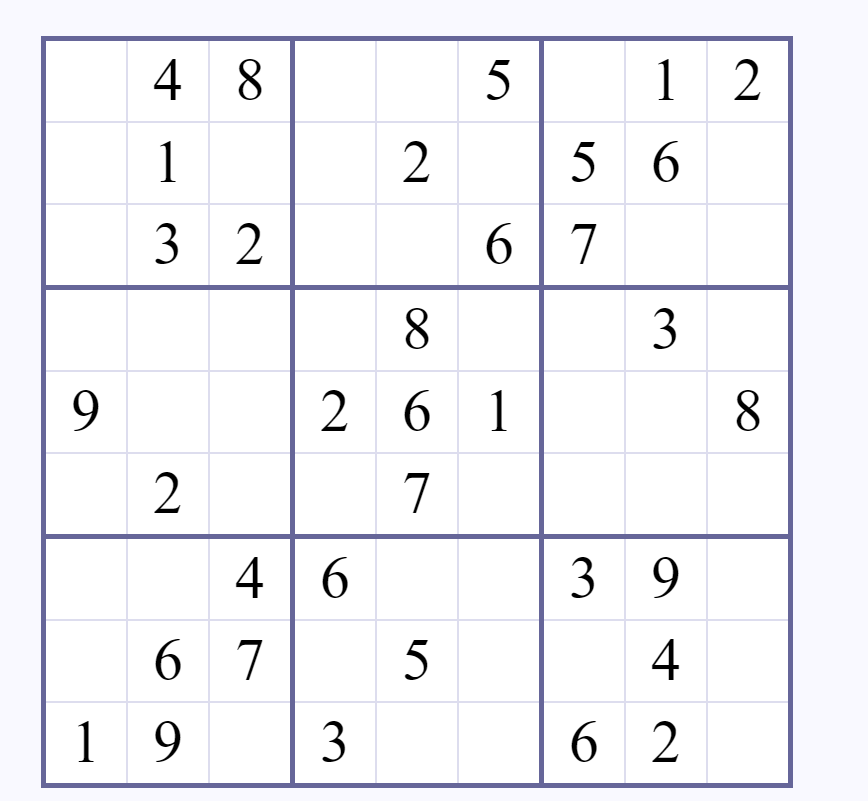
#> input picture server/test_imgs/sudoku.png, 868 x 801 px
$ python -i warp_persp.py   (imports and definitions only)
#> lines starting #> are read from the running program, lines starting #| are printed output that depends on the picture; after the words box and inside, x2 and y2 are one past the last pixel; in counts of white or black regions, pixels touching at a corner belong together
#> further down, picture is the input picture: shape (801, 868, 3); mean B, G, R 246.5, 242.8, 242.8
import cv2
import numpy as np
from server.cvt_to_binary import to_binary

def euclidian_distance(point1, point2):
    # Calcuates the euclidian distance between the point1 and point2
    #used to calculate the length of the four sides of the square
    distance = np.sqrt((point1[0] - point2[0]) ** 2 + (point1[1] - point2[1]) ** 2)
    return distance


def order_corner_points(corners):
    # The points obtained from contours may not be in order because of the skewness  of the image, or
    # because of the camera angle. This function returns a list of corners in the right order
    sort_corners = [(corner[0][0], corner[0][1]) for corner in corners]
    sort_corners = [list(ele) for ele in sort_corners]
    x, y = [], []

    for i in range(len(sort_corners[:])):
        x.append(sort_corners[i][0])
        y.append(sort_corners[i][1])

    centroid = [sum(x) / len(x), sum(y) / len(y)]

    for _, item in enumerate(sort_corners):
        if item[0] < centroid[0]:
            if item[1] < centroid[1]:
                top_left = item
            else:
                bottom_left = item
        elif item[0] > centroid[0]:
            if item[1] < centroid[1]:
                top_right = item
            else:
                bottom_right = item

    ordered_corners = [top_left, top_right, bottom_right, bottom_left]

    return np.array(ordered_corners, dtype="float32")
def image_preprocessing(image, corners):
    # This function undertakes all the preprocessing of the image and return
    ordered_corners = order_corner_points(corners)
    print("ordered corners: ", ordered_corners)
    top_left, top_right, bottom_right, bottom_left = ordered_corners

    # Determine the widths and heights  ( Top and bottom ) of the image and find the max of them for transform

    width1 = euclidian_distance(bottom_right, bottom_left)
    width2 = euclidian_distance(top_right, top_left)

    height1 = euclidian_distance(top_right, bottom_right)
    height2 = euclidian_distance(top_left, bottom_right)

    width = max(int(width1), int(width2))
    height = max(int(height1), int(height2))

    # To find the matrix for warp perspective function we need dimensions and matrix parameters
    dimensions = np.array([[0, 0], [width, 0], [width, width],
                           [0, width]], dtype="float32")

    matrix = cv2.getPerspectiveTransform(ordered_corners, dimensions)

    # Return the transformed image
    transformed_image = cv2.warpPerspective(image, matrix, (width, width))

    #Now, chances are, you may want to return your image into a specific size. If not, you may ignore the following line
    transformed_image = cv2.resize(transformed_image, (252, 252), interpolation=cv2.INTER_AREA)

    return transformed_image

    # main function

def get_square_box_from_image(image):
    # This function returns the top-down view of the puzzle in grayscale.
    #

    gray = cv2.cvtColor(image, cv2.COLOR_BGR2GRAY)
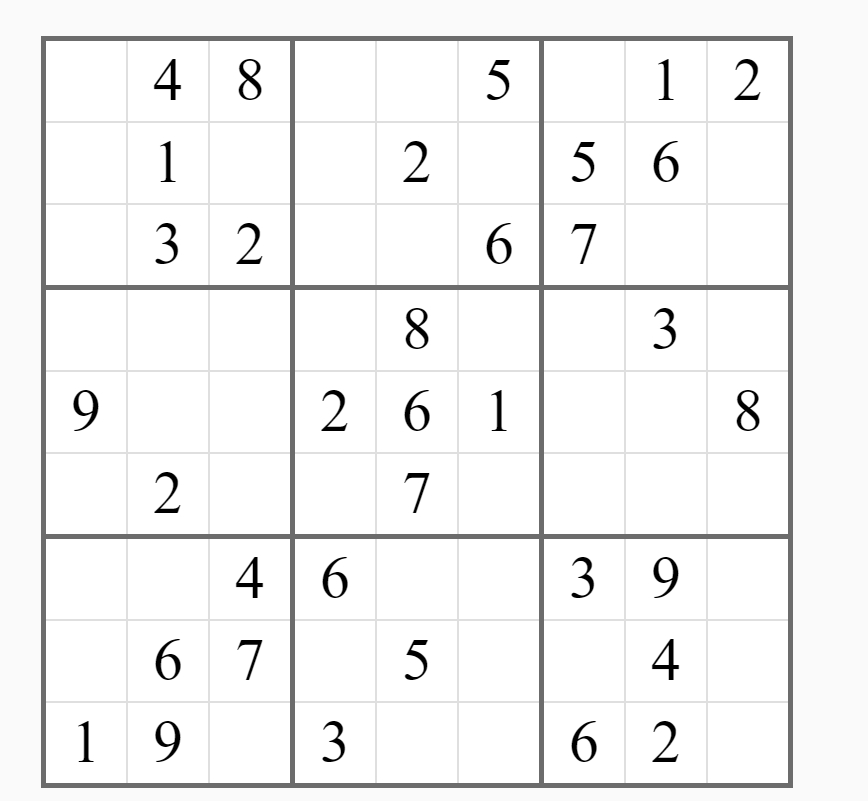
#> gray: shape (801, 868); min 0, max 255, mean 243.3
    blur = cv2.medianBlur(gray, 3)
    adaptive_threshold = cv2.adaptiveThreshold(blur, 255, cv2.ADAPTIVE_THRESH_MEAN_C, cv2.THRESH_BINARY_INV, 11, 3)
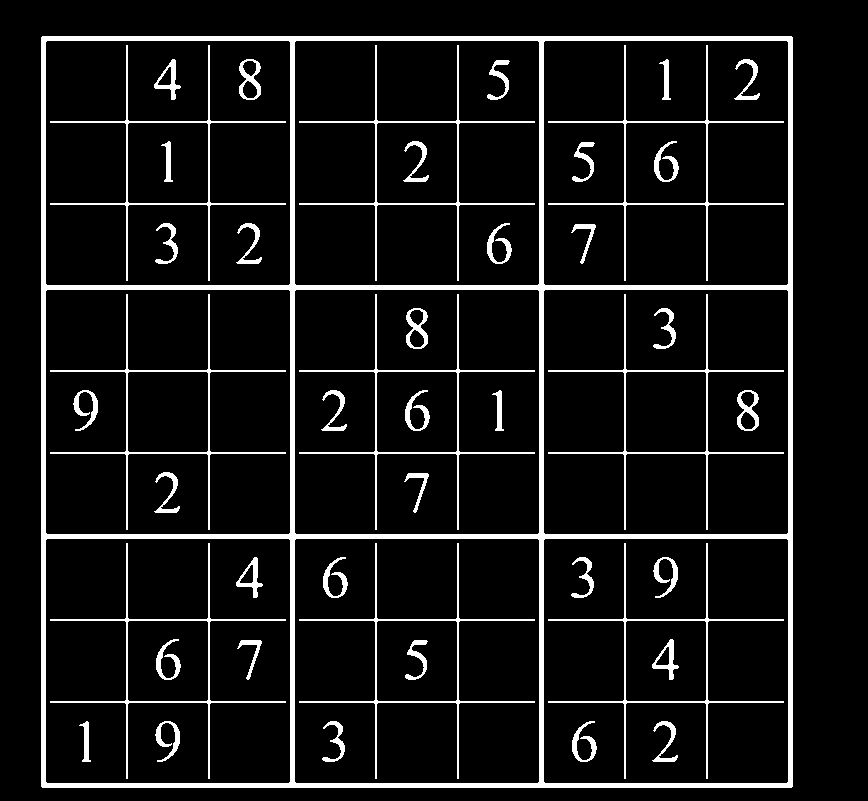
#> adaptive_threshold: shape (801, 868); 8.3% white; 45 white regions
    corners = cv2.findContours(adaptive_threshold, cv2.RETR_EXTERNAL, cv2.CHAIN_APPROX_SIMPLE)
#> corners = 1 contour; box (x1, y1, x2, y2) and area: (41, 36, 793, 788) 563999
    corners = corners[0] if len(corners) == 2 else corners[1]
#> corners = 1 item
    corners = sorted(corners, key=cv2.contourArea, reverse=True)
    for corner in corners:
        length = cv2.arcLength(corner, True)
        approx = cv2.approxPolyDP(corner, 0.015 * length, True)
        print(approx)

        puzzle_image = image_preprocessing(image, approx)
        break
#> this loop made 1 pass
#> (length, width1 in image_preprocessing, width2 in image_preprocessing, height1 in image_preprocessing, height2 in image_preprocessing) on pass 1: (3001.7, 750, 750, 750, 1060.7)
#| [[[ 42  36]]
#|  [[ 41 786]]
#|  [[791 787]]
#|  [[792  37]]]
#| ordered corners:  [[ 42.  36.]
#|  [792.  37.]
#|  [791. 787.]
#|  [ 41. 786.]]
#> pass 1, in image_preprocessing, `transformed_image = cv2.warpPerspective(image, matrix, (width, width))`:
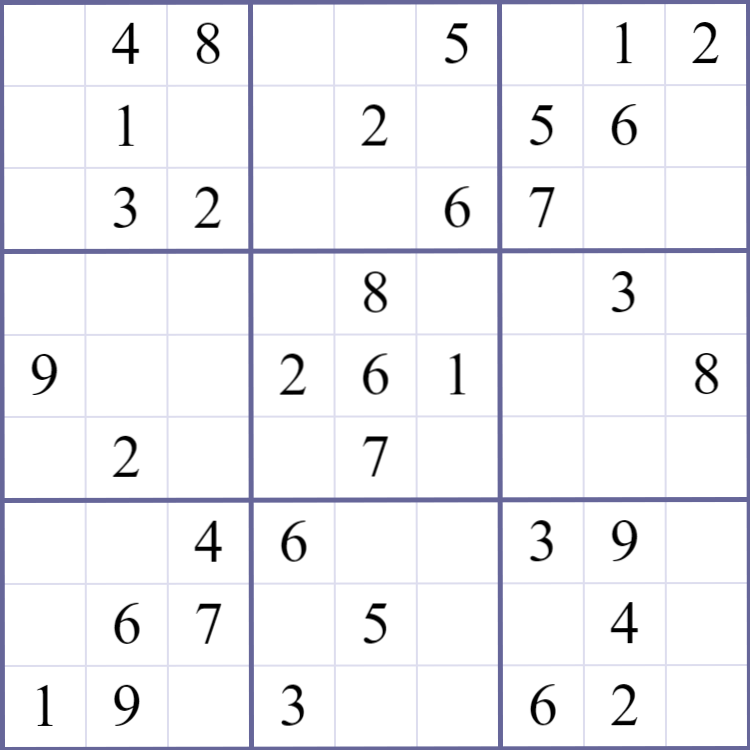
#> transformed_image: shape (750, 750, 3); mean B, G, R 245.1, 242.1, 242.1
#> pass 1, in image_preprocessing, `transformed_image = cv2.resize(transformed_image, (252, 252), interpol..`:
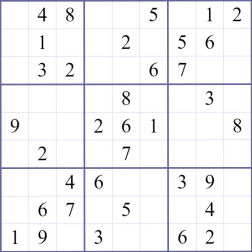
#> transformed_image: shape (252, 252, 3); mean B, G, R 245.1, 242.1, 242.1
    return puzzle_image

>>> import cv2
>>> picture = cv2.imread('test_imgs/sudoku.png')
>>> result = get_square_box_from_image(picture)
